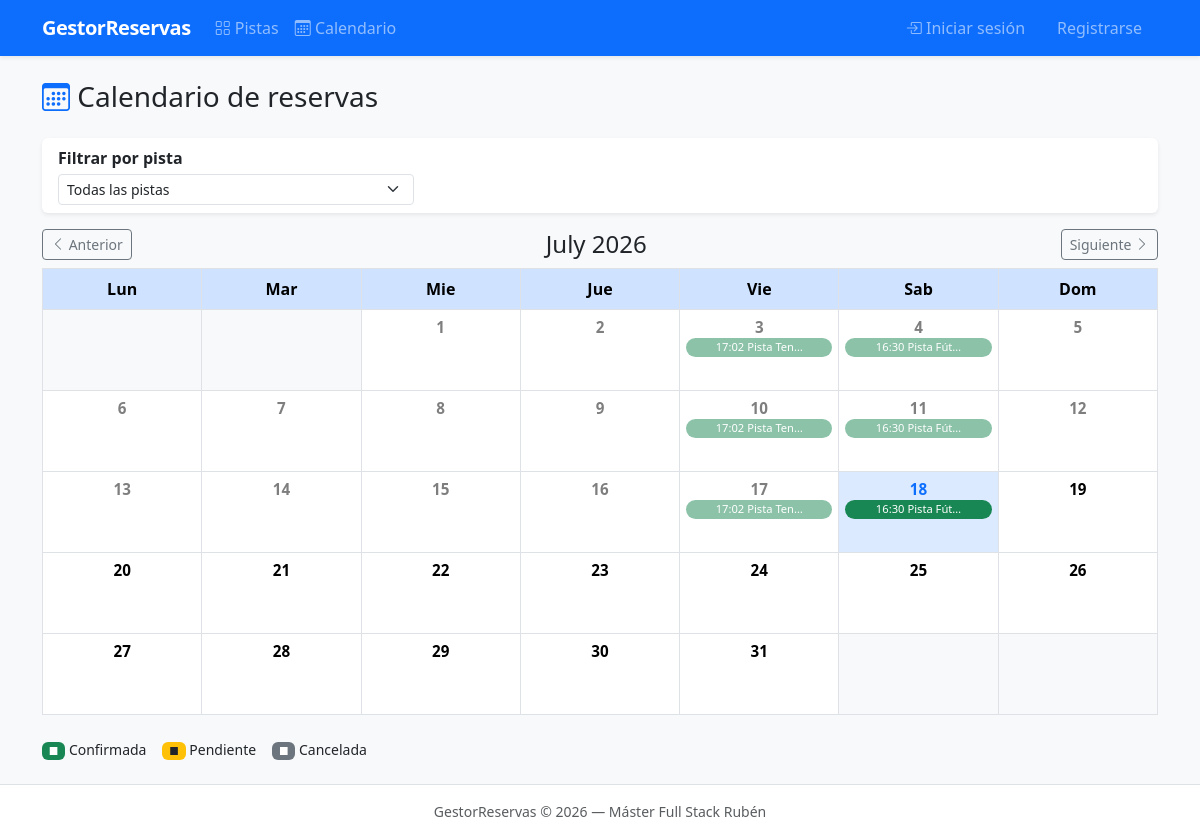
Page /calendario/ on the committed database.
### reservas/models.py (models this page shows, shortened)
class Booking(models.Model):
    STATUS_PENDING = 'pending'
    STATUS_CONFIRMED = 'confirmed'
    STATUS_CANCELLED = 'cancelled'
    STATUS_CHOICES = [
        (STATUS_PENDING, 'Pendiente'),
        (STATUS_CONFIRMED, 'Confirmada'),
        (STATUS_CANCELLED, 'Cancelada'),
    ]
    RECURRENCE_NONE = 'none'
    RECURRENCE_WEEKLY = 'weekly'
    RECURRENCE_CHOICES = [
        (RECURRENCE_NONE, 'Sin repetición'),
        (RECURRENCE_WEEKLY, 'Semanal'),
    ]
    user = models.ForeignKey(
        User, on_delete=models.CASCADE,
        related_name='bookings', verbose_name='usuario'
    )
    resource = models.ForeignKey(
        Resource, on_delete=models.CASCADE,
        related_name='bookings', verbose_name='pista'
    )
    date = models.DateField('fecha')
    start_time = models.TimeField('hora inicio')
    end_time = models.TimeField('hora fin')
    status = models.CharField(
        'estado', max_length=20,
        choices=STATUS_CHOICES, default=STATUS_CONFIRMED
    )
    is_recurring = models.BooleanField('es recurrente', default=False)
    recurrence_type = models.CharField(
        'tipo de recurrencia', max_length=20,
        choices=RECURRENCE_CHOICES, default=RECURRENCE_NONE
    )
    recurrence_end_date = models.DateField('fin de recurrencia', null=True, blank=True)
    notes = models.TextField('notas', blank=True)
    created_at = models.DateTimeField('creado el', auto_now_add=True)
    class Meta:
        verbose_name = 'Reserva'
        verbose_name_plural = 'Reservas'
        ordering = ['-date', 'start_time']

class Resource(models.Model):
    SPORT_CHOICES = [
        ('padel', 'Pádel'),
        ('tenis', 'Tenis'),
        ('futbol_sala', 'Fútbol Sala'),
        ('badminton', 'Bádminton'),
        ('squash', 'Squash'),
        ('baloncesto', 'Baloncesto'),
        ('otro', 'Otro'),
    ]
    name = models.CharField('nombre', max_length=100)
    sport_type = models.CharField('deporte', max_length=20, choices=SPORT_CHOICES)
    description = models.TextField('descripción', blank=True)
    capacity = models.PositiveIntegerField('capacidad (jugadores)', default=2)
    price_per_hour = models.DecimalField('precio por hora (€)', max_digits=6, decimal_places=2, default=0)
    is_active = models.BooleanField('activa', default=True)
    image = models.ImageField('imagen', upload_to='resources/', blank=True, null=True)
    class Meta:
        verbose_name = 'Pista'
        verbose_name_plural = 'Pistas'
        ordering = ['sport_type', 'name']

### reservas/views.py (the view)
# urls.py: path('calendario/', views.calendar_view, name='calendar'),
def calendar_view(request):
    today = timezone.now().date()
    try:
        year = int(request.GET.get('year', today.year))
        month = int(request.GET.get('month', today.month))
        if month < 1:
            month, year = 12, year - 1
        elif month > 12:
            month, year = 1, year + 1
    except (ValueError, TypeError):
        year, month = today.year, today.month
    resource_pk = request.GET.get('pista', '')
    selected_resource = None
    if resource_pk:
        selected_resource = Resource.objects.filter(pk=resource_pk, is_active=True).first()
    cal = calendar.monthcalendar(year, month)
    _, last_day = calendar.monthrange(year, month)
    month_start = datetime.date(year, month, 1)
    month_end = datetime.date(year, month, last_day)
    bookings_qs = Booking.objects.filter(
        date__range=(month_start, month_end),
        status__in=[Booking.STATUS_CONFIRMED, Booking.STATUS_PENDING],
    ).select_related('resource', 'user')
    if selected_resource:
        bookings_qs = bookings_qs.filter(resource=selected_resource)
    bookings_by_day = {}
    for b in bookings_qs:
        bookings_by_day.setdefault(b.date.day, []).append(b)
    weeks = []
    for week in cal:
        week_data = []
        for day in week:
            if day == 0:
                week_data.append({'day': None, 'bookings': []})
            else:
                current = datetime.date(year, month, day)
                week_data.append({
                    'day': day, 'date': current,
                    'bookings': bookings_by_day.get(day, []),
                    'is_today': current == today,
                    'is_past': current < today,
                })
        weeks.append(week_data)
    prev_month = month - 1 if month > 1 else 12
    prev_year = year if month > 1 else year - 1
    next_month = month + 1 if month < 12 else 1
    next_year = year if month < 12 else year + 1
    return render(request, 'reservas/calendar.html', {
        'weeks': weeks, 'year': year, 'month': month,
        'month_name': calendar.month_name[month],
        'prev_year': prev_year, 'prev_month': prev_month,
        'next_year': next_year, 'next_month': next_month,
        'resources': Resource.objects.filter(is_active=True),
        'selected_resource': selected_resource,
        'today': today,
        'day_names': ['Lun', 'Mar', 'Mie', 'Jue', 'Vie', 'Sab', 'Dom'],
    })

### reservas/templates/reservas/calendar.html (shortened to what this page needs)
{% extends 'base.html' %}
{% block content %}
<div class="d-flex justify-content-between align-items-center mb-4">
    <h1 class="h3 mb-0"><i class="bi bi-calendar3 text-primary"></i> Calendario de reservas</h1>
</div>
<div class="card mb-3 border-0 shadow-sm">
    <div class="card-body py-2">
        <form method="get" class="row g-2 align-items-end">
            <div class="col-md-4">
                <label class="form-label fw-semibold mb-1">Filtrar por pista</label>
                <select name="pista" class="form-select form-select-sm" onchange="this.form.submit()">
                    <option value="">Todas las pistas</option>
                </select>
            </div>
        </form>
    </div>
</div>
<div class="d-flex justify-content-between align-items-center mb-2">
    <a href="?year={{ prev_year }}&month={{ prev_month }}{% if selected_resource %}&pista={{ selected_resource.pk }}{% endif %}"
       class="btn btn-outline-secondary btn-sm">
        <i class="bi bi-chevron-left"></i> Anterior
    </a>
    <h4 class="mb-0 text-capitalize">{{ month_name }} {{ year }}</h4>
    <a href="?year={{ next_year }}&month={{ next_month }}{% if selected_resource %}&pista={{ selected_resource.pk }}{% endif %}"
       class="btn btn-outline-secondary btn-sm">
        Siguiente <i class="bi bi-chevron-right"></i>
    </a>
</div>
<div class="table-responsive">
    <table class="table calendar-table text-center">
        <thead class="table-primary">
            <tr>
                {% for day_name in day_names %}
                    <th>{{ day_name }}</th>
                {% endfor %}
            </tr>
        </thead>
        <tbody>
            {% for week in weeks %}
                <tr>
                    {% for cell in week %}
                        {% if cell.day is None %}
                            <td class="bg-light"></td>
                        {% else %}
                            <td>
                                {% if not cell.is_past and user.is_authenticated %}
                                    <a href="{% url 'reservas:booking_create' %}?fecha={{ cell.date|date:'Y-m-d' }}"
                                       class="day-cell clickable {% if cell.is_today %}today{% endif %}">
                                {% else %}
                                    <span class="day-cell {% if cell.is_past %}past{% endif %} {% if cell.is_today %}today{% endif %}">
                                {% endif %}
                                <div class="day-number {% if cell.is_today %}text-primary{% endif %}">
                                    {{ cell.day }}
                                </div>
                                {% for booking in cell.bookings %}
                                    <a href="{% if booking.user == request.user %}{% url 'reservas:booking_detail' booking.pk %}{% else %}#{% endif %}"
                                       class="booking-pill text-decoration-none
                                           {% if booking.status == 'confirmed' %}bg-success text-white
                                           {% elif booking.status == 'pending' %}bg-warning text-dark
                                           {% else %}bg-secondary text-white{% endif %}"
                                       title="{{ booking.resource.name }}: {{ booking.start_time|time:'H:i' }}–{{ booking.end_time|time:'H:i' }} ({{ booking.user.get_full_name|default:booking.user.username }})"
                                       onclick="event.stopPropagation();">
                                        {{ booking.start_time|time:"H:i" }} {{ booking.resource.name|truncatechars:10 }}
                                    </a>
                                {% endfor %}
                                {% if not cell.is_past and user.is_authenticated %}
                                    </a>
                                {% else %}
                                    </span>
                                {% endif %}
                            </td>
                        {% endif %}
                    {% endfor %}
                </tr>
            {% endfor %}
        </tbody>
    </table>
</div>
<div class="d-flex gap-3 flex-wrap mt-2">
    <small><span class="badge bg-success">■</span> Confirmada</small>
    <small><span class="badge bg-warning text-dark">■</span> Pendiente</small>
    <small><span class="badge bg-secondary">■</span> Cancelada</small>
</div>
{% endblock %}

### reservas/templates/base.html (shortened to what this page needs)
<!DOCTYPE html>
<html lang="es">
<head>
    <link href="https://cdn.jsdelivr.net/npm/bootstrap@5.3.2/dist/css/bootstrap.min.css" rel="stylesheet">
    <link rel="stylesheet" href="https://cdn.jsdelivr.net/npm/bootstrap-icons@1.11.3/font/bootstrap-icons.min.css">
</head>
<body>
<nav class="navbar navbar-expand-lg navbar-dark bg-primary shadow-sm">
    <div class="container">
        <a class="navbar-brand" href="{% url 'reservas:home' %}">
             GestorReservas
        </a>
        <div class="collapse navbar-collapse" id="navbarMain">
            <ul class="navbar-nav me-auto">
                <li class="nav-item">
                    <a class="nav-link" href="{% url 'reservas:resource_list' %}">
                        <i class="bi bi-grid"></i> Pistas
                    </a>
                </li>
                <li class="nav-item">
                    <a class="nav-link" href="{% url 'reservas:calendar' %}">
                        <i class="bi bi-calendar3"></i> Calendario
                    </a>
                </li>
            </ul>
            <ul class="navbar-nav ms-auto">
                {% if user.is_authenticated %}
                    <li class="nav-item">
                        <a class="nav-link" href="{% url 'reservas:booking_list' %}">
                            <i class="bi bi-calendar-check"></i> Mis reservas
                        </a>
                    </li>
                    <li class="nav-item dropdown">
                        <a class="nav-link dropdown-toggle" href="#" data-bs-toggle="dropdown">
                            <i class="bi bi-person-circle"></i> {{ user.first_name|default:user.username }}
                        </a>
                        <ul class="dropdown-menu dropdown-menu-end">
                            <li>
                                <a class="dropdown-item" href="{% url 'accounts:profile' %}">
                                    <i class="bi bi-person"></i> Mi perfil
                                </a>
                            </li>
                            <li><hr class="dropdown-divider"></li>
                            <li>
                                <form method="post" action="{% url 'accounts:logout' %}">
                                    {% csrf_token %}
                                    <button type="submit" class="dropdown-item text-danger">
                                        <i class="bi bi-box-arrow-right"></i> Cerrar sesión
                                    </button>
                                </form>
                            </li>
                        </ul>
                    </li>
                {% else %}
                    <li class="nav-item">
                        <a class="nav-link" href="{% url 'accounts:login' %}">
                            <i class="bi bi-box-arrow-in-right"></i> Iniciar sesión
                        </a>
                    </li>
                    <li class="nav-item">
                        <a class="nav-link btn btn-outline-light btn-sm px-3 ms-2" href="{% url 'accounts:register' %}">
                            Registrarse
                        </a>
                    </li>
                {% endif %}
            </ul>
        </div>
    </div>
</nav>
<main class="container my-4">
    {% block content %}{% endblock %}
</main>
<footer class="py-3 mt-auto bg-white">
    <div class="container text-center text-muted small">
         GestorReservas &copy; {% now "Y" %} — Máster Full Stack Rubén
    </div>
</footer>
</body>
</html>

### reservas/templates/base.html (style rules this page uses)
body { background-color: #f8f9fa; }
.navbar-brand { font-weight: 700; letter-spacing: -0.5px; }
footer { border-top: 1px solid #dee2e6; }

### reservas/templates/reservas/calendar.html (style rules this page uses)
.calendar-table th, .calendar-table td { border: 1px solid #dee2e6; }
.calendar-table td { width: 14.28%; vertical-align: top; padding: 0; }
.day-cell { display: block; min-height: 80px; padding: 6px; text-decoration: none; color: inherit; }
.day-cell.past { opacity: 0.5; }
.day-cell.today { background-color: #dbeafe; }
.day-number { font-weight: 600; font-size: 0.95rem; }
.booking-pill { font-size: 0.7rem; padding: 1px 5px; border-radius: 12px; display: block; white-space: nowrap; overflow: hidden; text-overflow: ellipsis; margin-bottom: 2px; }

### rows in the picture
Booking: start_time "17:02", resource.name "Pista Ten…"
Booking: start_time "16:30", resource.name "Pista Fút…"
Booking: start_time "17:02", resource.name "Pista Ten…"
Booking: start_time "16:30", resource.name "Pista Fút…"
Booking: start_time "17:02", resource.name "Pista Ten…"
Booking: start_time "16:30", resource.name "Pista Fút…"

### other values in the picture
{{ month_name }} "July"
{{ year }} "2026"
{{ day_name }} "Lun" "Mar" "Mie" "Jue" "Vie" "Sab" "Dom"
{{ cell.day }} "1" "2" "3" "4" "5" "6" "7" "8" "9" "10" "11" "12" "13" "14" "15" "16" "17" "18" "19" "20" "21" "22" "23" "24" "25" "26" "27" "28" "29" "30" "31"
